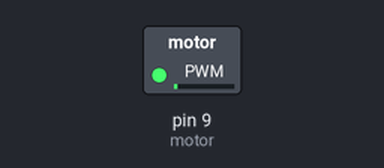
Bench run of a sketch on a simulated Arduino Uno, built with avr-gcc and run on an emulated ATmega328P. Parts: switched loads named in the sketch (green lamp = pin HIGH).

Above: at 0.05 s.
At 2.5 s:
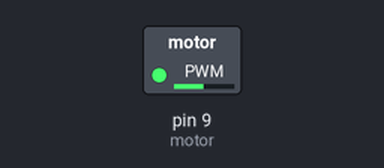
At 4.95 s:
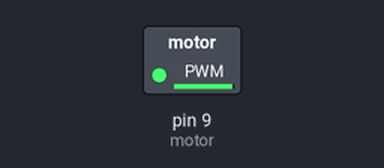
At 9.9 s:
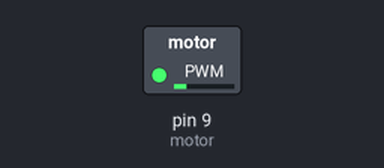
Timing chart, 0 to 15.1 s (numbered marks = the images above):
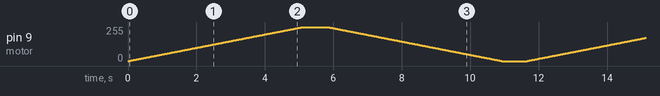

The sketch:

5.ino
```cpp
int motor = 9;

void setup()
{
  pinMode(motor, OUTPUT);
}

void loop()
{
  for(int a=0; a<=255; a++)
  {
    analogWrite(motor,a);
    delay(20);
  }

  delay(700);

  for(int a=255; a>=0; a--)
  {
    analogWrite(motor,a);
    delay(20);
  }

  delay(700);
}
```
